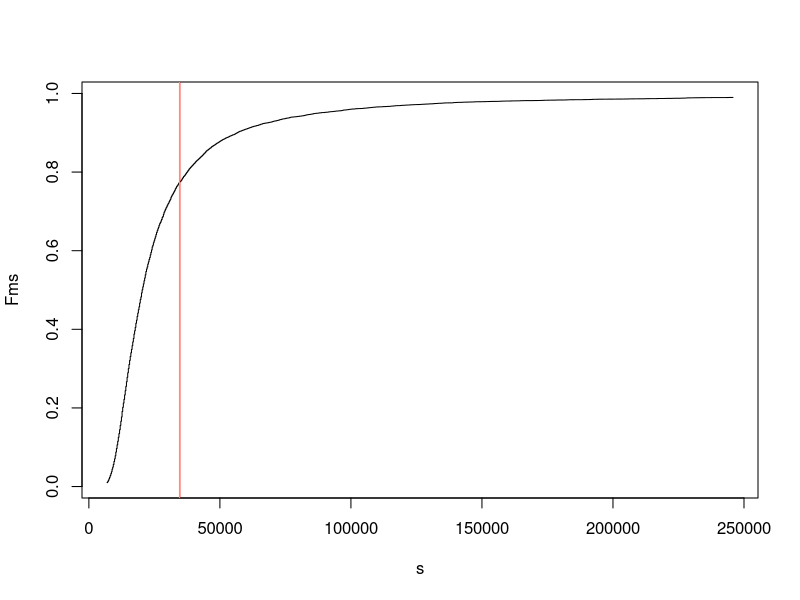
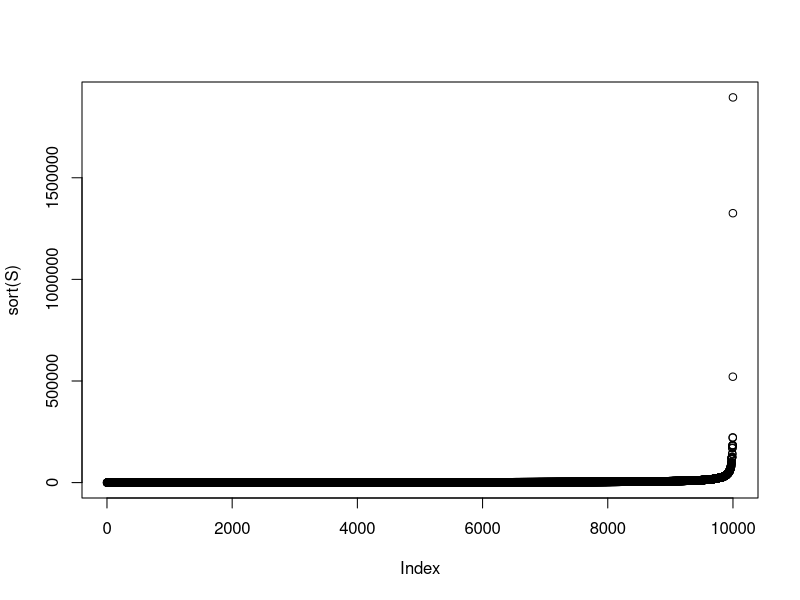
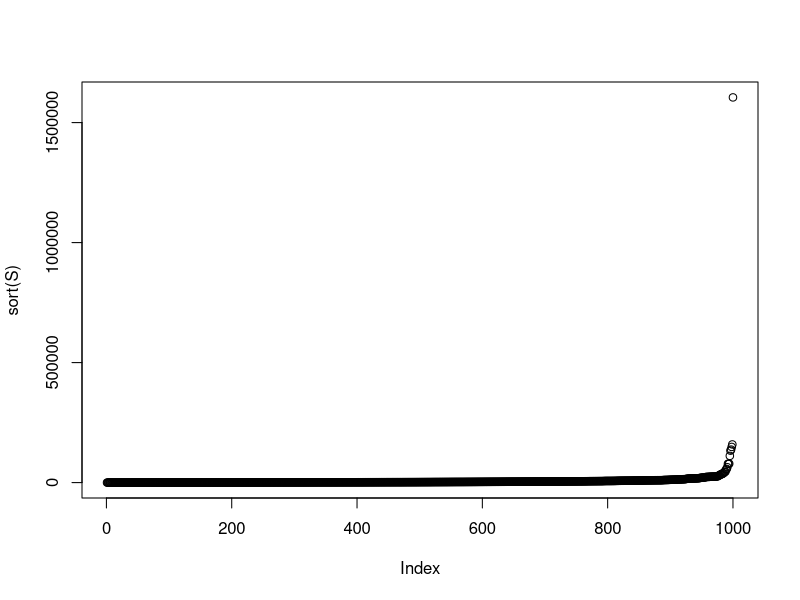
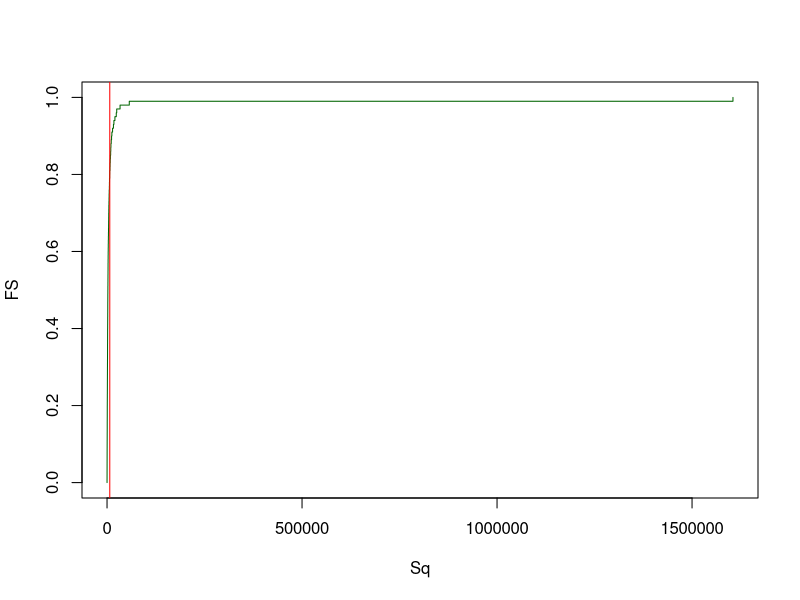
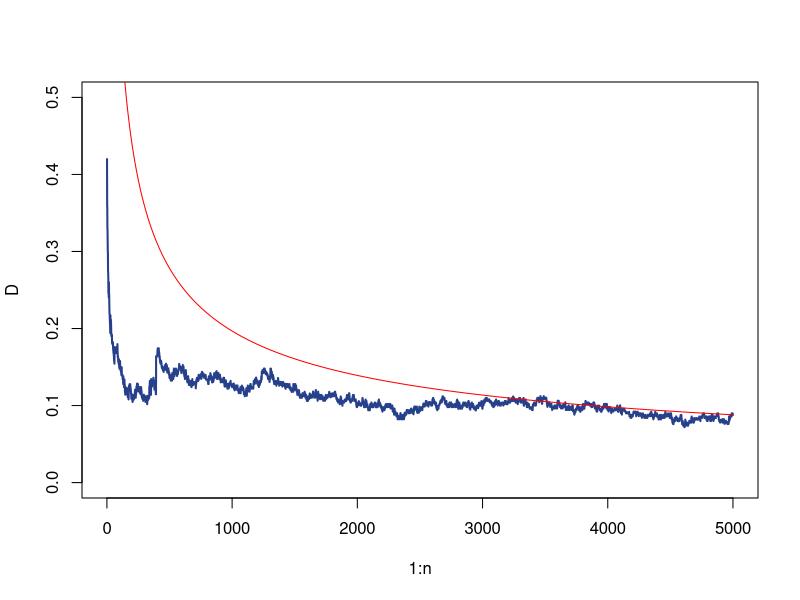
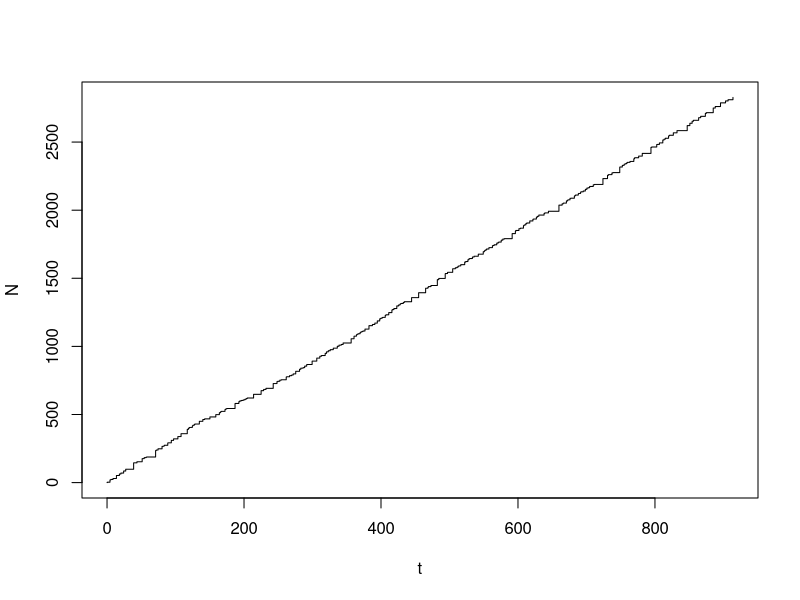
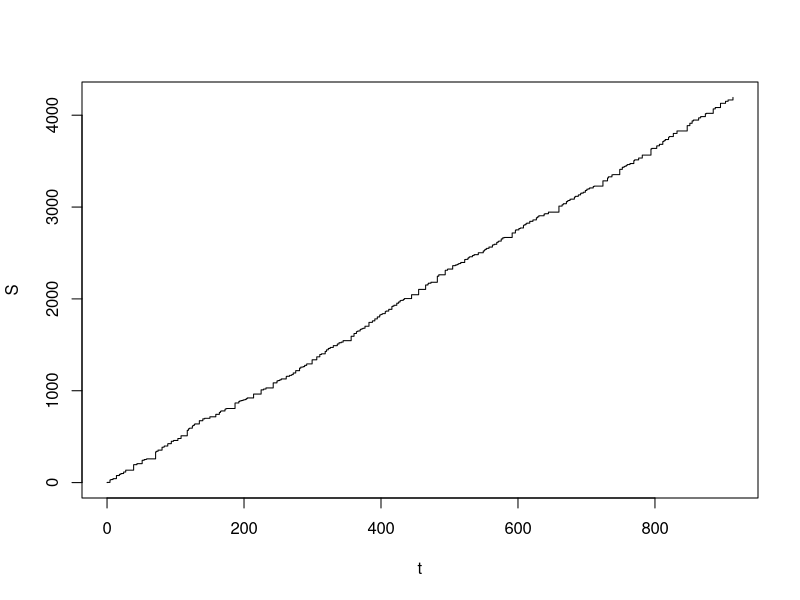
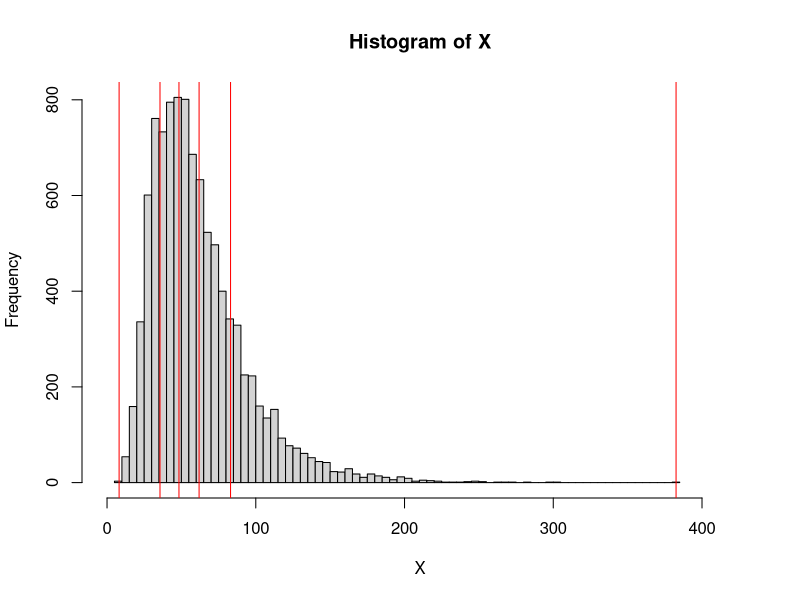

Write R code to recreate these figures, in order.
## ---- chunk 1
# 1. número de distribuciones
n <- 200
# parámetros para las n distribuciones
mu <- seq( 1, 2, length.out = n )
sigma <- seq( 2, 3, length.out = n )

# 2. número de simulaciones
m <- 1e4 

# 3. simulación de severidades
X <- lapply( 1:m, FUN = function( i ) sapply( 1:n, FUN = function( j ) rlnorm( 1, meanlog = mu[ j ], sdlog = sigma[ j ] ) ) )

# 4. simulación de severidad total
S <- sapply( X, FUN = function( x ) sum( x ) )
## ---- chunk 2
# estimación distribución acumulada empírica de S
Fm <- ecdf( S )

# esperanza empírica
EeS <- mean( S )

# esperanza teórica
ES <- sum( sapply( 1:n, FUN = function( i ) exp( mu[i] + 0.5 * sigma[i]^2 ) ) )

s <- seq( quantile( S, probs = 0.01 ), quantile( S, probs = 0.99 ), length.out = 1e3 )
Fms <- sapply( s, FUN = Fm )

plot( s, Fms, type = 's' )
abline( v = EeS, col = 'red' )
abline( v = ES, col = 'orange' )
## ---- chunk 3
N <- 1e5
s <- seq( min( S ), max( S ), length.out = N )
EmS <- sum( s[-N] * diff( sapply( s, FUN = Fm ) ) )
## ---- chunk 4
m <- 1e4
u <- 5
s <- 2
l <- 3
N <- rpois( n = m, lambda = l )
X <- lapply( N, FUN = function( n ) rlnorm( n, meanlog = u, sdlog = s ) )
S <- sapply( X, FUN = function( x ) sum( x, na.rm = TRUE ) )
plot( sort( S ) )
## ---- chunk 5
D <- function( x, m, M ) {
  return( min( max( x - m, 0 ), M ) )
}
m <- 1000
n <- 100
u <- 5
s <- 2
l <- 5
N <- rpois( n = m, lambda = l )
X <- lapply( 1:m, FUN = function( i ) rlnorm( N[i], meanlog = u, sdlog = s ) )
DX <- lapply( X, FUN = function( x ) sapply( x, FUN = function( y ) D( y, 10, 1000 ) ) )
S <- sapply( X, FUN = function( x ) sum( x ) )
plot( sort( S ) )
## ---- chunk 6
FS <- seq( 0, 1, 0.01 )
Sq <- quantile( S, probs = FS )
ES <- mean( S )
plot( Sq, FS, type = 's', col = 'darkgreen' )
abline( v = ES, col = 'red' )
## ---- chunk 7
m <- 500
n <- 5000
u <- 4
s <- 2
X <- lapply( 1:m, FUN = function( j ) rlnorm( n, meanlog = u, sdlog = s ) )
EX <- exp( u + 0.5 * s^2 )
SDX <- sqrt( ( exp( s^2 ) - 1 ) * exp( 2 * u + s^2 ) )
S <- lapply( X, FUN = function( x ) cumsum( x ) )
ES <- sapply( 1:n, FUN = function( i ) mean( sapply( 1:m, FUN = function( j ) S[[ j ]][ i ] ) ) )
VS <- sapply( 1:n, FUN = function( i ) var( sapply( 1:m, FUN = function( j ) S[[ j ]][ i ] ) ) )
NS <- lapply( S, FUN = function( s ) ( s - ES ) / sqrt( abs( VS ) ) )
z <- seq( -4, 4, length.out = 100 )
FSn <- lapply( 1:n, FUN = function( i ) ecdf( sapply( 1:m, FUN = function( j ) NS[[ j ]][ i ] ) )( z ) )
D <- sapply( FSn, FUN = function( Fn ) max( abs( Fn - pnorm( z ) ) ) )

C <- 0.015
# C <- 1 / sqrt( 2 * pi )
rho <- exp( 3 * u + 3^2 * s^2 / 2 )
Bn <- C * rho / ( SDX^3 * sqrt( 1:n ) )

plot( 1:n, D, pch = 16, cex = 0.5, type = 'l', lwd = 2, lty = 1, ylim = c( 0, 0.5 ), col = 'royalblue4' )
points( 1:n, Bn, type = 'l', lty = 1, col = 'red' )
## ---- chunk 8
l <- 3
n <- 300
dt <- rexp( n = n, rate = 1 / l )
t <- c( 0, cumsum( dt ) )
dN <- sapply( dt, FUN = function( w ) rpois( 1, lambda = l * w ) )
N <- c( 0, cumsum( dN ) )
sh <- 3
rt <- 2
X <- lapply( dN, FUN = function( n ) rgamma( n, shape = sh, rate = rt ) )
dS <- sapply( X, FUN = function( x ) sum( x ) )
S <- c( 0, cumsum( dS ) )
plot( t, N, type = 's' )
plot( t, S, type = 's' )
## ---- chunk 9
u <- 4
s <- 0.5
n <- 1e4
X <- rlnorm( n, meanlog = u, sdlog = s )
k <- seq( 0, 1, 0.2 ) 
VaRX <- quantile( X, probs = k, names = FALSE )
TVaRX <- sapply( 
  1:length( VaRX ), 
  FUN = function( i ) ifelse( k[ i ] < 1, ( 1 / ( 1 - k[ i ] ) ) * mean( X * ( X > VaRX[ i ] ) ), max( X ) ) )

hist( X, breaks = 100, xlim = c( 0, 1.1 * max( X ) ) )
abline( v = VaRX, col = 'red' )

hist( X, breaks = 100, xlim = c( 0, 1.1 * max( X ) ) )
abline( v = TVaRX, col = 'blue' )
## ---- chunk 10
plot( k, VaRX, ylim = c( 0, 1e3 ) )
points( k, TVaRX, col = 'red' )
